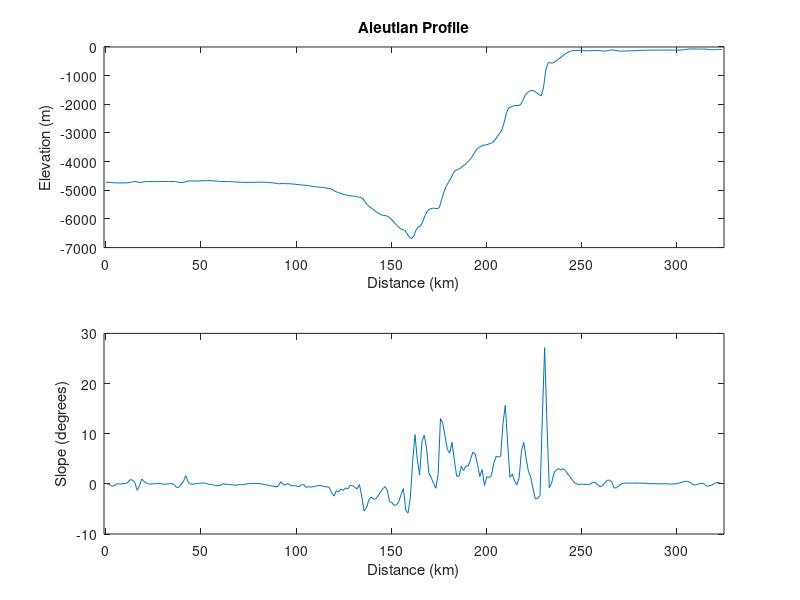

Write MATLAB code to recreate this figure.
clear
close all

% load data
data = load('AASZ_topo.txt');
lon = data(:,1);
lat = data(:,2);
x   = 1000*data(:,3);
z   = data(:,4);

% plot profile
subplot(2,1,1)
plot(x/1000,z)
xlabel('Distance (km)')
ylabel('Elevation (m)')
title('Aleutian Profile')
xlim([-1 325])

% compute slope
dzdx  = (z(2:end)-z(1:end-1))./(x(2:end)-x(1:end-1));
angle = 360/(2*pi)*atan(dzdx);

% plot slope
subplot(2,1,2)
x2    = 0.5*(x(2:end)+x(1:end-1)); %halfway points
plot(x2/1000,angle)
xlabel('Distance (km)')
ylabel('Slope (degrees)')
xlim([-1 325])

print('AASZ_topo_slope','-dpdf')